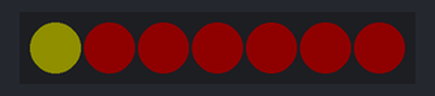
The sketch below on a simulated Arduino Uno, built with avr-gcc and run on an emulated ATmega328P. Shown: 7 RGB LEDs in strip order, left to right. Dim RGB values are drawn brighter than linear.

Above: at 0.1 s.
At 1.1 s:
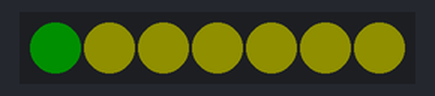
At 2.1 s:
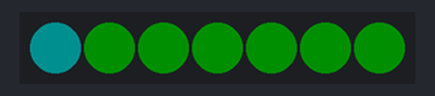
At 3.1 s:
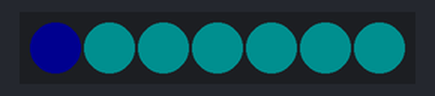
At 4.1 s:
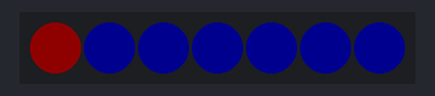
Timing chart, 0 to 40.0 s (numbered marks = the images above):
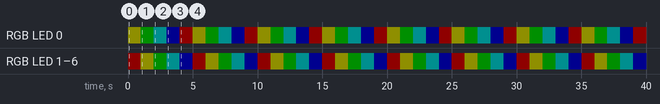

Measured:
- by itself, RGB LED 0: repeats every 5.0 s: RGB(0, 15, 0) 1.0 s, RGB(0, 15, 15) 1.0 s, RGB(0, 0, 15) 1.0 s, RGB(15, 0, 0) 1.0 s, RGB(15, 15, 0) 1.0 s
- by itself, RGB LED 1–6: repeats every 5.0 s: RGB(15, 15, 0) 1.0 s, RGB(0, 15, 0) 1.0 s, RGB(0, 15, 15) 1.0 s, RGB(0, 0, 15) 1.0 s, RGB(15, 0, 0) 1.0 s
- by itself, everything shown: repeats every 5.0 s, in 5 steps
- what the display in image 1 shows lasts 1.0 s, from 1.0 s to 2.0 s

The sketch:

owl_of_diego.ino
```cpp
/**
  * This is pretty much the hair stick example, using the colors that Diego suggested.
  */

//https://learn.adafruit.com/jewel-hair-stick

/**
// Low power NeoPixel earrings example.  Makes a nice blinky display
// with just a few LEDs on at any time...uses MUCH less juice than
// rainbow display!

* Uses the following products from adafruit.com

    Gemma
    https://www.adafruit.com/products/1222

 *  NeoPixel Jewel - 7 x 5050 RGB LED with Integrated Drivers
 *  https://www.adafruit.com/products/2226
 *
 *
*/


/*
Jewel Hairstick by Leslie Birch for Adafruit Industries
Based on NeoPixel Library by Adafruit
*/

// This section is NeoPixel Variables

#include <Adafruit_NeoPixel.h>

#define PIN 1

// Parameter 1 = number of pixels in strip
// Parameter 2 = pin number (most are valid)
// Parameter 3 = pixel type flags, add together as needed:
//   NEO_KHZ800  800 KHz bitstream (most NeoPixel products w/WS2812 LEDs)
//   NEO_KHZ400  400 KHz (classic 'v1' (not v2) FLORA pixels, WS2811 drivers)
//   NEO_GRB     Pixels are wired for GRB bitstream (most NeoPixel products)
//   NEO_RGB     Pixels are wired for RGB bitstream (v1 FLORA pixels, not v2)
Adafruit_NeoPixel strip = Adafruit_NeoPixel(7, 1, NEO_GRB + NEO_KHZ800);

// Diego picked these colors.  Use the regular RBG and then the three colors
//  that come from those next to the dot.
uint32_t color1 = strip.Color(130, 0, 0); // red
uint32_t color2 = strip.Color(130, 130, 0); // yellow
uint32_t color3 = strip.Color(0, 130, 0); //green
uint32_t color4 = strip.Color(0, 130, 130); // teal
uint32_t color5 = strip.Color(0, 0, 130); // blue

//long colorChangeDelay = 3000;
long colorChangeDelay = 1000;

void setup()
{
   //This is for Neopixel Setup
  strip.begin();

  strip.setBrightness(30);

  strip.show(); // Initialize all pixels to 'off'
}

void loop()
{
  // the first number is the pixel number for Jewel. O is the center one
  strip.setPixelColor(1, color1);
  strip.setPixelColor(2, color1);
  strip.setPixelColor(3, color1);
  strip.setPixelColor(4, color1);
  strip.setPixelColor(5, color1);
  strip.setPixelColor(6, color1);
  strip.setPixelColor(0, color2);

  strip.show();
  delay(colorChangeDelay);


  strip.setPixelColor(1, color2);
  strip.setPixelColor(2, color2);
  strip.setPixelColor(3, color2);
  strip.setPixelColor(4, color2);
  strip.setPixelColor(5, color2);
  strip.setPixelColor(6, color2);
  strip.setPixelColor(0, color3);

  strip.show();
  delay(colorChangeDelay);

  strip.setPixelColor(1, color3);
  strip.setPixelColor(2, color3);
  strip.setPixelColor(3, color3);
  strip.setPixelColor(4, color3);
  strip.setPixelColor(5, color3);
  strip.setPixelColor(6, color3);
  strip.setPixelColor(0, color4);

  strip.show();
  delay(colorChangeDelay);

  strip.setPixelColor(1, color4);
  strip.setPixelColor(2, color4);
  strip.setPixelColor(3, color4);
  strip.setPixelColor(4, color4);
  strip.setPixelColor(5, color4);
  strip.setPixelColor(6, color4);
  strip.setPixelColor(0, color5);

  strip.show();
  delay(colorChangeDelay);

  strip.setPixelColor(1, color5);
  strip.setPixelColor(2, color5);
  strip.setPixelColor(3, color5);
  strip.setPixelColor(4, color5);
  strip.setPixelColor(5, color5);
  strip.setPixelColor(6, color5);
  strip.setPixelColor(0, color1);

  strip.show();
  delay(colorChangeDelay);
}
```
